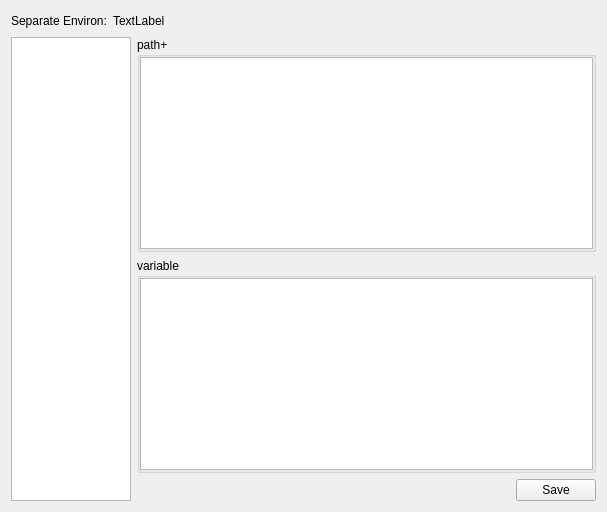
      <widget class="QWidget" name="pageSeparate">
       <layout class="QGridLayout" name="gridLayout">
        <item row="0" column="0" colspan="2">
         <widget class="QWidget" name="widget_17" native="true">
          <layout class="QHBoxLayout" name="horizontalLayout_13">
           <property name="leftMargin">
            <number>0</number>
           </property>
           <property name="topMargin">
            <number>0</number>
           </property>
           <property name="rightMargin">
            <number>0</number>
           </property>
           <property name="bottomMargin">
            <number>0</number>
           </property>
           <item>
            <widget class="QLabel" name="label_9">
             <property name="text">
              <string>Separate Environ:</string>
             </property>
            </widget>
           </item>
           <item>
            <widget class="QLabel" name="labelCurrentEnv">
             <property name="text">
              <string>TextLabel</string>
             </property>
            </widget>
           </item>
           <item>
            <spacer name="horizontalSpacer_14">
             <property name="orientation">
              <enum>Qt::Horizontal</enum>
             </property>
             <property name="sizeHint" stdset="0">
              <size>
               <width>40</width>
               <height>20</height>
              </size>
             </property>
            </spacer>
           </item>
          </layout>
         </widget>
        </item>
        <item row="1" column="1">
         <widget class="QGroupBox" name="groupBox_11">
          <property name="title">
           <string>path+</string>
          </property>
          <layout class="QHBoxLayout" name="horizontalLayout_18">
           <property name="leftMargin">
            <number>0</number>
           </property>
           <property name="topMargin">
            <number>0</number>
           </property>
           <property name="rightMargin">
            <number>0</number>
           </property>
           <property name="bottomMargin">
            <number>0</number>
           </property>
           <item>
            <widget class="QTextEdit" name="textEditSeparatePath"/>
           </item>
          </layout>
         </widget>
        </item>
        <item row="2" column="1">
         <widget class="QGroupBox" name="groupBox_12">
          <property name="title">
           <string>variable</string>
          </property>
          <layout class="QHBoxLayout" name="horizontalLayout_19">
           <property name="leftMargin">
            <number>0</number>
           </property>
           <property name="topMargin">
            <number>0</number>
           </property>
           <property name="rightMargin">
            <number>0</number>
           </property>
           <property name="bottomMargin">
            <number>0</number>
           </property>
           <item>
            <widget class="QTextEdit" name="textEditSeparateEnv"/>
           </item>
          </layout>
         </widget>
        </item>
        <item row="3" column="1">
         <widget class="QWidget" name="widget_6" native="true">
          <layout class="QHBoxLayout" name="horizontalLayout_6">
           <property name="leftMargin">
            <number>0</number>
           </property>
           <property name="topMargin">
            <number>0</number>
           </property>
           <property name="rightMargin">
            <number>0</number>
           </property>
           <property name="bottomMargin">
            <number>0</number>
           </property>
           <item>
            <spacer name="horizontalSpacer_5">
             <property name="orientation">
              <enum>Qt::Horizontal</enum>
             </property>
             <property name="sizeHint" stdset="0">
              <size>
               <width>379</width>
               <height>20</height>
              </size>
             </property>
            </spacer>
           </item>
           <item>
            <widget class="QPushButton" name="btnSaveSeparate">
             <property name="text">
              <string>Save</string>
             </property>
            </widget>
           </item>
          </layout>
         </widget>
        </item>
        <item row="1" column="0" rowspan="3">
         <widget class="QListView" name="listViewSeparateEnvList">
          <property name="maximumSize">
           <size>
            <width>120</width>
            <height>16777215</height>
           </size>
          </property>
         </widget>
        </item>
       </layout>
      </widget>
